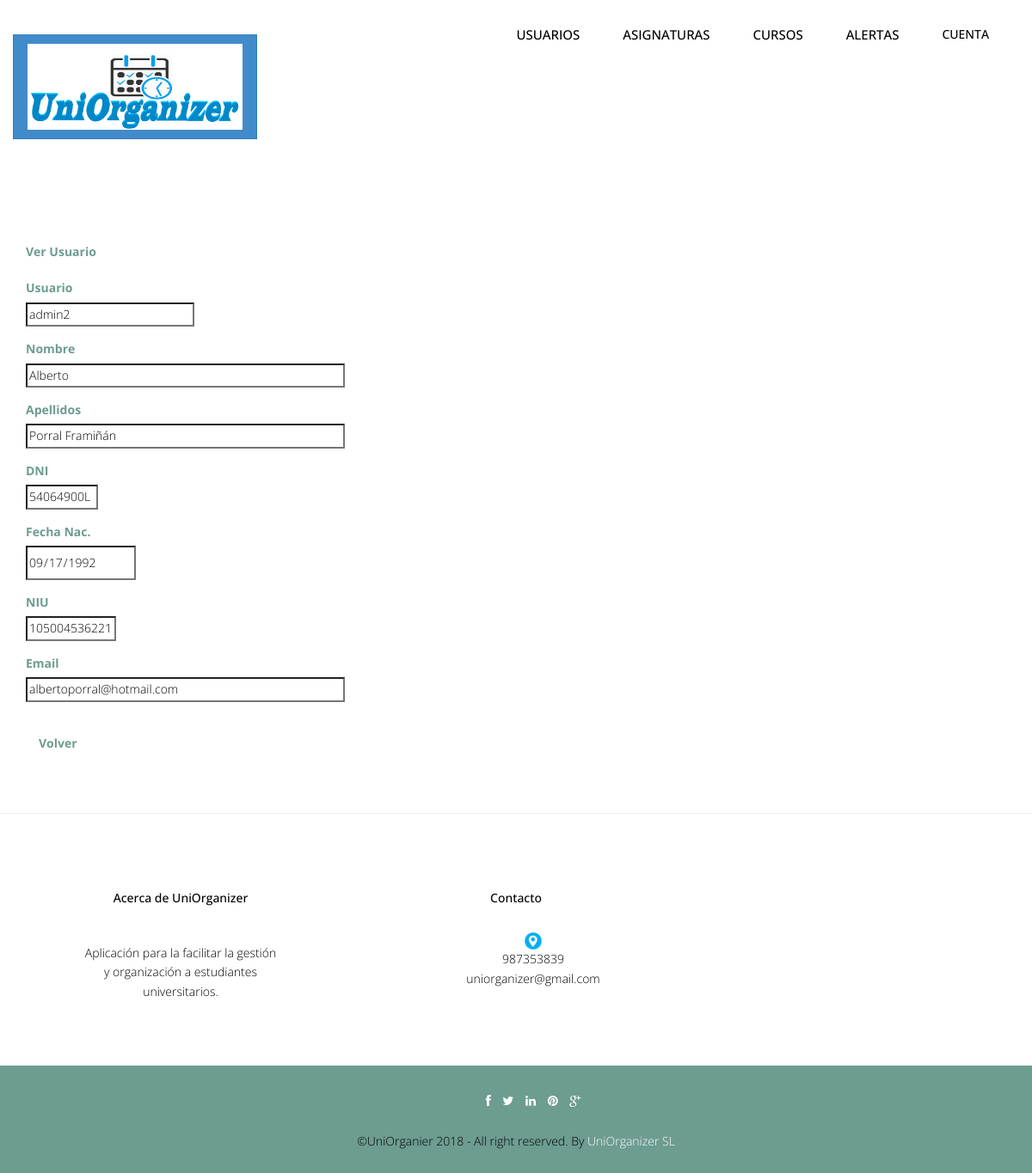
The page /Controllers/USUARIO_Controller.php?username=admin2&accion=Ver (signed in) on the database as committed earlier.
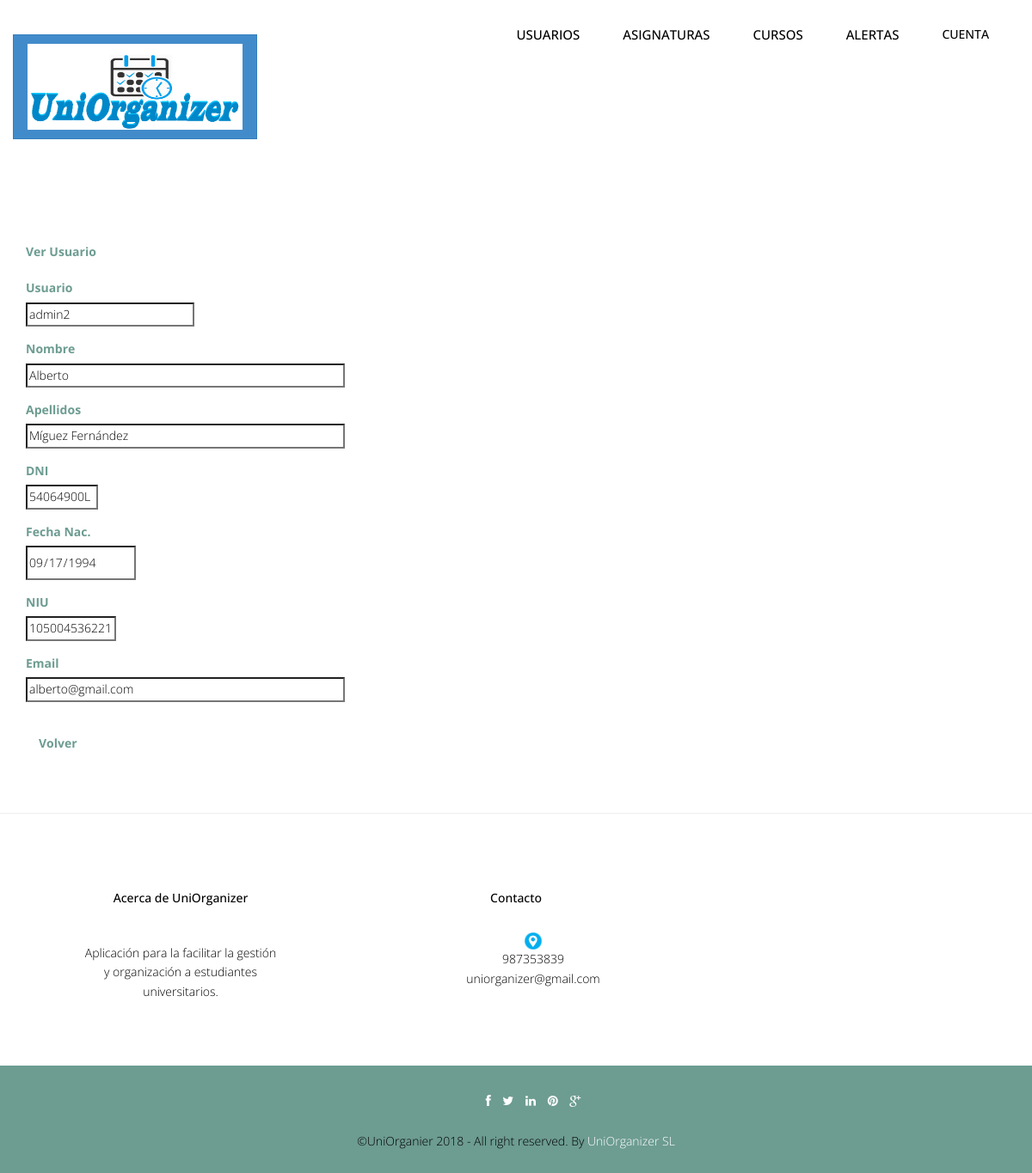
The same page on the database as committed later.
### tables this page shows
CREATE TABLE `usuario` (
  `username` varchar(20) NOT NULL,
  `password` varchar(50) NOT NULL,
  `tipoUsuario` int(10) NOT NULL,
  `nombre` varchar(50) NOT NULL,
  `apellidos` varchar(50) NOT NULL,
  `dni` varchar(9) NOT NULL,
  `fechaNac` date NOT NULL,
  `niu` varchar(12) NOT NULL,
  `email` varchar(50) NOT NULL
);

### Controllers/USUARIO_Controller.php (called while the page is built, shortened)
<?php
include '../Models/USUARIO_Model.php';
include '../Views/header.php';
Switch ($_REQUEST['accion']) {
    case $strings['Ver']:
        if (ConsultarTipoUsuario($_REQUEST['username']) == 1) {
            if (!isset($_REQUEST['nombre'])) {
                $usuario = new USUARIO_Modelo($_REQUEST['username'], '', ConsultarTipoUsuario($_REQUEST['username']), '', '', '', '', '', '', '', '');
                $valores = $usuario->RellenaDatos();
                if (!tienePermisos('USUARIO_SELECT_SHOW')) {
                    new Mensaje('No tienes los permisos necesarios', 'USUARIO_Controller.php');
                } else {
                    new USUARIO_SELECT_SHOW($valores, 'USUARIO_Controller.php');
                }
            } else {
                $_REQUEST['password'] = '';
                $usuario = get_data_form();
                $respuesta = $usuario->Borrar();
                new Mensaje($respuesta, 'USUARIO_Controller.php');
            }
        } if (ConsultarTipoUsuario($_REQUEST['username']) == 2) {
            if (!isset($_REQUEST['nombre'])) {
                $usuario = new USUARIO_Modelo($_REQUEST['username'], '', ConsultarTipoUsuario($_REQUEST['username']), '', '', '', '', '', '', '', '');
                $valores = $usuario->RellenaDatos();
                $datos = '';
                if (!tienePermisos('ESTUDIANTE_SELECT_SHOW')) {
                    new Mensaje('No tienes los permisos necesarios', 'USUARIO_Controller.php');
                } else {
                    new ESTUDIANTE_SELECT_SHOW($valores,$datos, 'USUARIO_Controller.php');
                }
            } else {
                $_REQUEST['password'] = '';
                $estudiante = get_data_form();
                $respuesta = $estudiante->Borrar();
                new Mensaje($respuesta, 'USUARIO_Controller.php');
            }
        }
		break;
}
?>

### Models/USUARIO_Model.php (called while the page is built, shortened)
<?php
class USUARIO_Modelo {
    var $username;
    var $mysqli;
    function __construct($username, $password, $tipoUsuario, $nombre, $apellidos, $dni, $fechaNac, $niu, $email, $newPassword) {
        $this->username = $username;
    }
    function ConectarBD() {
        $this->mysqli = new mysqli("localhost", "root", "", "uniorganizer");
    }
    function RellenaDatos() {
        $sql = "SELECT * FROM USUARIO WHERE USUARIO.username = '" . $this->username . "'";
        if (!($resultado = $this->mysqli->query($sql))) {
            return 'Error en la consulta sobre la base de datos';
        } else {
            $result = $resultado->fetch_array();
            return $result;
        }
    }
}
?>

### Views/USUARIO_SHOW_Vista.php (the view, shortened to what the changed rows need)
<?php
class USUARIO_SELECT_SHOW {
    private $valores;
    function __construct($valores, $volver) {
        $this->valores = $valores;
        $this->render();
    }
    function render() {
        ?>
        <div class="container" >
            <form  id="form" name="form" action='USUARIO_Controller.php?user=user'  method='post'   enctype="multipart/form-data">
                <div class="form-group">
                    <label class="control-label" ><?php echo $strings['username']; ?></label><br>
                    <input class="form" id="username" name="username" size="25" type="text" readonly="true" value="<?php echo $this->valores['username']; ?>">
                </div>
                <div class="form-group">
                    <label class="control-label" ><?php echo $strings['nombre']; ?></label><br>
                    <input class="form" id="nombre" name="nombre" size="50" type="text" readonly="true" value="<?php echo $this->valores['nombre']; ?>">
                </div>
                <div class="form-group">
                    <label class="control-label" ><?php echo $strings['apellidos']; ?></label><br>
                    <input class="form" id="apellidos" name="apellidos" size="50" type="text" readonly="true" value="<?php echo $this->valores['apellidos']; ?>">
                </div>
                <div class="form-group">
                    <label class="control-label" ><?php echo $strings['dni']; ?></label><br>
                    <input class="form" id="dni" name="dni" size="9" type="text" readonly="true" value="<?php echo $this->valores['dni']; ?>">
                </div>
                <div class="form-group">
                    <label class="control-label" ><?php echo $strings['fechaNac']; ?></label><br>
                    <input class="form" id="fechaNac" name="fechaNac" type="date" readonly="true" value="<?php echo $this->valores['fechaNac']; ?>">
                </div>
                <div class="form-group">
                    <label class="control-label" ><?php echo $strings['niu']; ?></label><br>
                    <input class="form" id="niu" name="niu" size="12" type="text" readonly="true" value="<?php echo $this->valores['niu']; ?>">
                </div>
                <div class="form-group">
                    <label class="control-label" ><?php echo $strings['email']; ?></label><br>
                    <input class="form" id="email" name="email" size="50" type="email" readonly="true" value="<?php echo $this->valores['email']; ?>">
                </div>
                <br>
            </form>
        </div>
        <?php
        include '../Views/footer.php';
    }
}
?>

Rows that differ between the two databases and show on the page:
changed usuario "admin2": apellidos "Porral Framiñán" → "Míguez Fernández"; fechaNac "09/17/1992" → "09/17/1994"; email "albertoporral@hotmail.com" → "alberto@gmail.com"
